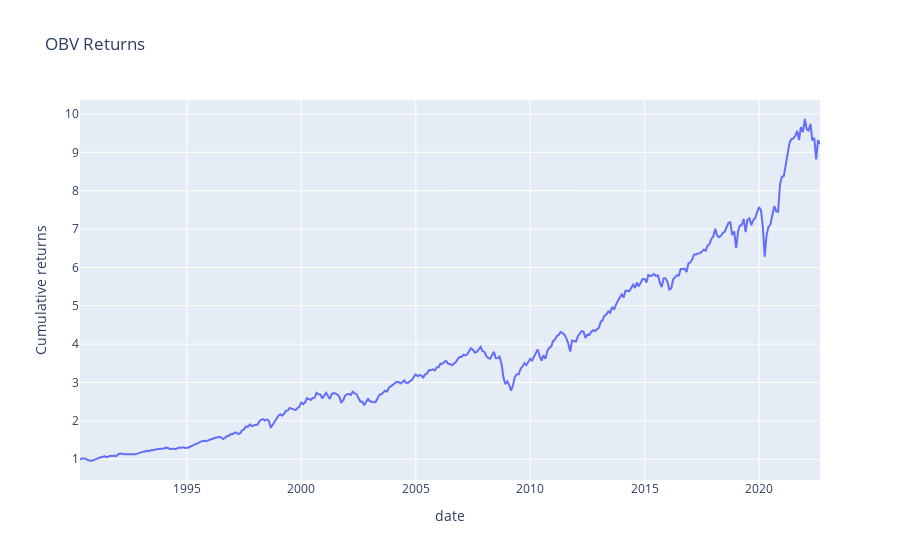

This figure's notebook cell:
### Markdown cell above
### Evaluation

### Code cell
px.line(strategy_returns, y='vol_cum_rets', x='date', labels={'vol_cum_rets': 'Cumulative returns'}, title = 'OBV Returns').show()

### Figure 1 — Plotly figure (JSON) as saved in the notebook; plotly's stock layout.template omitted (floating-point values rounded to 4 significant figures; data arrays with more than 128 entries replaced by an {"elided": "..."} marker saying what was removed)
{"data": [{"hovertemplate": "date=%{x}<br>Cumulative returns=%{y}<extra></extra>", "legendgroup": "", "line": {"color": "#636efa", "dash": "solid"}, "marker": {"symbol": "circle"}, "mode": "lines", "name": "", "orientation": "v", "showlegend": false, "type": "scatter", "x": {"elided": "389 str values"}, "xaxis": "x", "y": {"elided": "389 float values"}, "yaxis": "y"}], "layout": {"legend": {"tracegroupgap": 0}, "title": {"text": "OBV Returns"}, "xaxis": {"anchor": "y", "domain": [0, 1], "title": {"text": "date"}}, "yaxis": {"anchor": "x", "domain": [0, 1], "title": {"text": "Cumulative returns"}}}}
